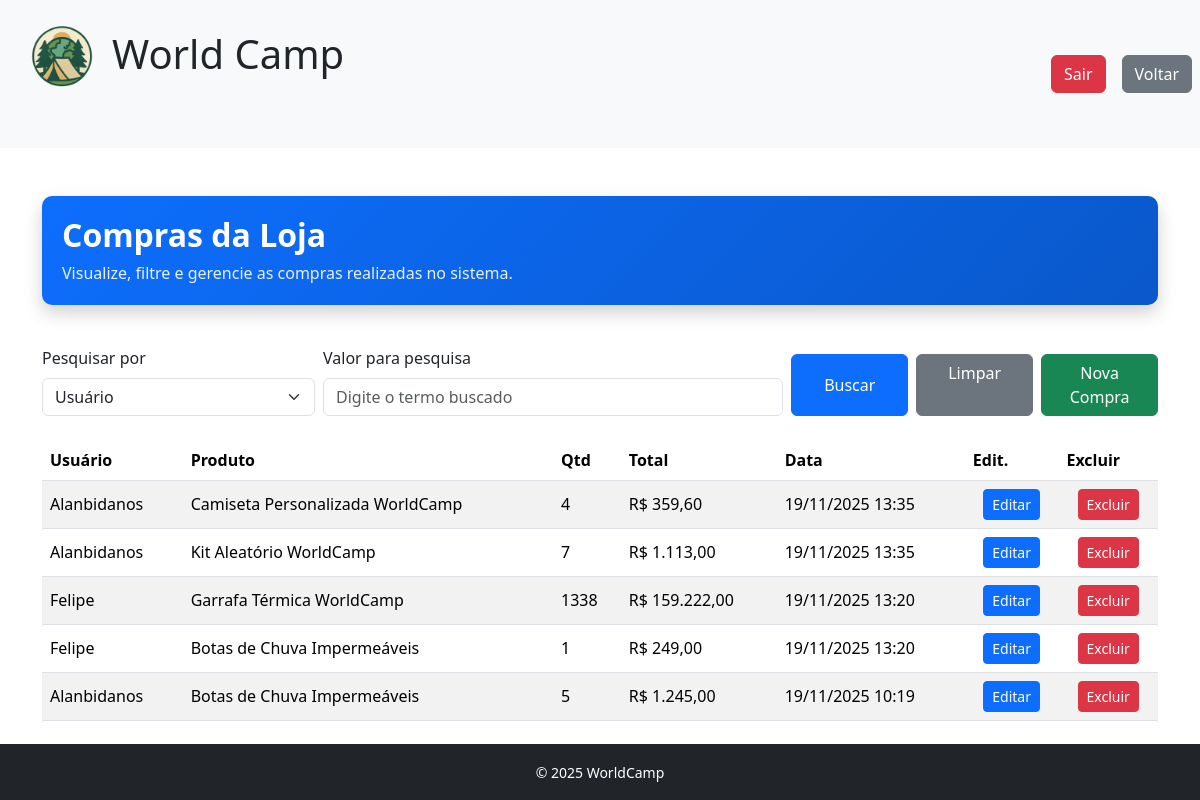
Screenshot of /telas/loja/lojaList.php (signed in) with the database file from the repository.
### tables this page shows
CREATE TABLE IF NOT EXISTS `compras_realizadas` (
  `id` int NOT NULL AUTO_INCREMENT,
  `nome_usuario` varchar(50) NOT NULL DEFAULT '',
  `produtos_json` text NOT NULL,
  `data_compra` datetime DEFAULT CURRENT_TIMESTAMP,
  PRIMARY KEY (`id`)
);

### database/db.class.php (called while the page is built, shortened)
<?php
class db
{
    private $host = "localhost";
    private $user = "root";
    private $password = "";
    private $port = "3306";
    private $dbname = "WorldCamp";
    public function conn()
    {
        try {
            $conn = new PDO(
                "mysql:host=$this->host;dbname=$this->dbname;port=$this->port",
                $this->user,
                $this->password,
                [
                    PDO::ATTR_ERRMODE => PDO::ERRMODE_EXCEPTION,
                    PDO::MYSQL_ATTR_INIT_COMMAND => "SET NAMES utf8"
                ]
            );
            return $conn;
        } catch (PDOException $e) {
            echo "Erro: " . $e->getMessage();
            exit;
        }
    }
public function getComprasFiltradas($post)
{
    return $this->getCompras();
}
    public function getCompras()
    {
        $conn = $this->conn();
        $sql = "SELECT * FROM compras_realizadas ORDER BY data_compra DESC";
        $st = $conn->prepare($sql);
        $st->execute();
        $comprasBD = $st->fetchAll(PDO::FETCH_ASSOC);
        $compras = [];
        foreach ($comprasBD as $c) {
            $compras[] = [
                'id'           => $c['id'],
                'nome_usuario' => $c['nome_usuario'],
                'data'         => $c['data_compra'],
                'itens'        => json_decode($c['produtos_json'], true)
            ];
        }
        return $compras;
    }
}
?>

### telas/loja/lojaList.php (the view, shortened to what this page needs)
<?php
include '../../database/db.class.php';
$db = new db();
$db->checkLogin();
include '../../header.php';
$db->processarUpdateCompra();
$db->processarExclusaoCompra();
$compras = $db->getComprasFiltradas($_POST);
?>
<div class="container my-4">
    <div class="hero-compras">
        <h2>Compras da Loja</h2>
        <p>Visualize, filtre e gerencie as compras realizadas no sistema.</p>
    </div>
    <form action="lojaList.php" method="POST" class="mb-4">
    <div class="row g-2 align-items-end">
        <div class="col-md-3">
            <label class="form-label">Pesquisar por</label>
            <select name="tipo" class="form-select">
                <option value="usuario">Usuário</option>
            </select>
        </div>
        <div class="col-md-5">
            <label class="form-label">Valor para pesquisa</label>
            <input type="text" name="valor" class="form-control" placeholder="Digite o termo buscado">
        </div>
        <div class="col-md-4 d-flex gap-2">
            <button class="btn btn-primary w-100 mt-4">Buscar</button>
            <a href="lojaList.php" class="btn btn-secondary w-100 mt-4">Limpar</a>
            <a href="./lojaForm.php" class="btn btn-success w-100 mt-4">
                Nova Compra
            </a>
        </div>
    </div>
</form>
    <div class="table-responsive">
        <table class="table table-striped table-hover table-reservas align-middle">
            <thead>
            <tr>
                <th>Usuário</th>
                <th>Produto</th>
                <th>Qtd</th>
                <th>Total</th>
                <th>Data</th>
                <th>Edit.</th>
                <th>Excluir</th>
            </tr>
            </thead>
            <tbody>
            <?php foreach ($compras as $c): ?>
                <?php foreach ($c['itens'] as $i => $item): ?>
                    <tr>
                        <form method="POST">
                            <td><?= $c['nome_usuario'] ?></td>
                            <td><?= $item['nome'] ?></td>
                            <td>
                                <?php if (isset($_GET['editar']) && $_GET['editar'] == $c['id'] && $_GET['item'] == $i): ?>
                                    <input type="number" name="quantidade" class="form-control" value="<?= $item['quantidade'] ?>">
                                    <input type="hidden" name="itemIndex" value="<?= $i ?>">
                                <?php else: ?>
                                    <?= $item['quantidade'] ?>
                                <?php endif; ?>
                            </td>
                            <td>R$ <?= number_format($item['preco'] * $item['quantidade'], 2, ",", ".") ?></td>
                            <td><?= date("d/m/Y H:i", strtotime($c['data'])) ?></td>
                            <td class="text-center">
                                <?php if (isset($_GET['editar']) && $_GET['editar'] == $c['id'] && $_GET['item'] == $i): ?>
                                    <input type="hidden" name="id" value="<?= $c['id'] ?>">
                                    <button name="salvar" class="btn btn-success btn-sm">Salvar</button>
                                    <a href="lojaList.php" class="btn btn-secondary btn-sm">Cancelar</a>
                                <?php else: ?>
                                    <a href="lojaList.php?editar=<?= $c['id'] ?>&item=<?= $i ?>" class="btn btn-primary btn-sm">Editar</a>
                                <?php endif; ?>
                            </td>
                            <td class="text-center">
                                <a href="lojaList.php?excluir=<?= $c['id'] ?>"
                                   onclick="return confirm('Excluir compra inteira?')"
                                   class="btn btn-danger btn-sm">
                                    Excluir
                                </a>
                            </td>
                        </form>
                    </tr>
                <?php endforeach; ?>
            <?php endforeach; ?>
            </tbody>
        </table>
    </div>
</div>
<?php include '../../footer.php'; ?>

### telas/loja/lojaList.php (style rules this page uses)
.hero-compras { background: linear-gradient(135deg, #0d6efd, #0a58ca); color: #fff; padding: 20px; border-radius: 10px; margin-bottom: 25px; box-shadow: 0 8px 18px rgba(0, 0, 0, 0.18); }
.hero-compras h2 { margin: 0; font-weight: 700; }
.hero-compras p { margin: 0.4rem 0 0; opacity: 0.9; }
.table-reservas thead { background-color: #f8faf9; }

### rows the page displays
compras_realizadas: nome_usuario "Alanbidanos", nome "Camiseta Personalizada WorldCamp", quantidade "4", quantidade "359,60", data_compra "19/11/2025 13:35", nome "Kit Aleatório WorldCamp", quantidade "7", quantidade "1.113,00"
compras_realizadas: nome_usuario "Felipe", nome "Garrafa Térmica WorldCamp", quantidade "1338", quantidade "159.222,00", data_compra "19/11/2025 13:20", nome "Botas de Chuva Impermeáveis", quantidade "1", quantidade "249,00"
compras_realizadas: nome_usuario "Alanbidanos", nome "Botas de Chuva Impermeáveis", quantidade "5", quantidade "1.245,00", data_compra "19/11/2025 10:19"
